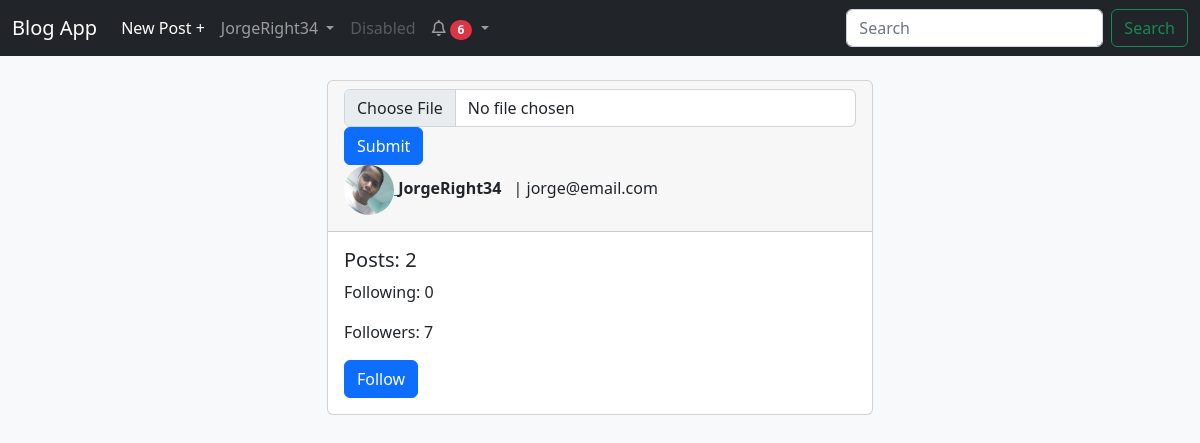
Page /auth/JorgeRight34 (signed in) on the committed database.
### app/models.py (models this page shows, shortened)
class User(UserMixin, db.Model):
    __tablename__ = 'users'
    id = db.Column(db.Integer, primary_key=True)
    email = db.Column(db.String(64), unique=True, index=True)
    username = db.Column(db.String(64), unique=True, index=True)
    password_hash = db.Column(db.String(128))
    profile_pic = db.Column(db.String, default='images/profile photos/default_profile_pic.jpg')
    blogs = db.relationship('Blog', backref='user', cascade='all, delete-orphan')
    comments = db.relationship('Comment', backref='user', cascade='all, delete-orphan')
    followers = db.relationship('Follow', backref='user', foreign_keys='Follow.followed_id', cascade='all, delete-orphan')
    likes = db.relationship('Like', backref='user', cascade='all, delete-orphan')
    notifications = db.relationship('Notification', backref='user', foreign_keys='Notification.user_id', cascade='all, delete-orphan')
    actions = db.relationship('Notification', backref='notificator', foreign_keys='Notification.notificator_id', cascade='all, delete-orphan')
    confirmed = db.Column(db.Boolean, default=False)
    def likes(self, post_id):
        like = Like.query.filter_by(blog_id=post_id, user_id=self.id).first()
        if like:
            return True
        else:
            return False
    @property
    def password(self):
        raise AttributeError('password is not readable')
    def __str__(self):
        return self.username

### app/auth/views.py (the view)
@login_required
@auth.route("/<username>")
def profile(username):
    user = User.query.filter_by(username=username).first()
    posts = Blog.query.filter_by(author=user.id).all()
    return render_template('auth/user.html', user=user, posts=posts)

### app/models.py (called while the page is built)
@login_manager.user_loader
def load_user(user_id):
    return User.query.get(int(user_id))

    def __str__(self):
        return f'{self.action} | {self.date.strftime("%Y-%m-%d %H:%M:%S")}'

### app/templates/auth/user.html (shortened to what this page needs)
{% extends 'base.html' %}
{% from 'macros.html' import render_post_card %}
{% block extra_column %}
{% if user.posts %}
    <div class="container flex-container w-75 p-4">
        <div class="container" >
            {% for post in posts %}
                {{ render_post_card(post, current_user, loop.index) }}
                <br />
            {% endfor %}
        </div>
        <div>
            <div class="card">
                <div class="card-header">
                    {% if current_user.id == user.id %}
                        <form enctype="multipart/form-data" action="{{ url_for('auth.set_profile_pic') }}" method="post">
                            <input type="file" class="form-control" id="profile_pic" name="profile_pic">
                            <button type="submit" class="btn btn-primary">Submit</button>
                        </form>
                    {% endif %}
                    <div class="mb-2">
                        <a href="{{ url_for('auth.profile', username=user) }}" class="text-decoration-none mb-2">
                            <a href="{{ url_for('auth.set_profile_pic') }}">
                                <img src="{{ url_for('static', filename=user.profile_pic) }}" class="profile_pic" style="height: 50px; width: 50px;">
                            </a>
                            <span class="card-title"><b>{{ user }}</b></span>
                            <span class="m-lg-2">
                                | {{ user.email }}
                            </span>
                        </a>
                    </div>
                </div>
                <div class="card-body">
                    <h5 class="card-title">Posts: {{ user.blogs|count }}</h5>
                    <p class="card-text">Following: {{ user.following|count }}</p>
                    <p class="card-text">Followers: {{ user.followers|count }}</p>
                    <a href="{{ url_for('auth.follow', username=user) }}" class="btn btn-primary">Follow</a>
                </div>
            </div>
        </div>
    </div>
{% else %}
<div class="container p-4">
    <div class="card w-50 mx-auto">
        <div class="card-header">
            {% if current_user.id == user.id %}
                <form enctype="multipart/form-data" action="{{ url_for('auth.set_profile_pic') }}" method="post">
                    <input type="file" class="form-control" id="profile_pic" name="profile_pic">
                    <button type="submit" class="btn btn-primary">Submit</button>
                </form>
            {% endif %}
            <div class="mb-2">
                <a href="{{ url_for('auth.profile', username=user) }}" class="text-decoration-none mb-2">
                    <a href="{{ url_for('auth.set_profile_pic') }}">
                        <img src="{{ url_for('static', filename=user.profile_pic) }}" class="profile_pic" style="height: 50px; width: 50px;">
                    </a>
                    <span class="card-title"><b>{{ user }}</b></span>
                    <span class="m-lg-2">
                        | {{ user.email }}
                    </span>
                </a>
            </div>
        </div>
        <div class="card-body">
            <h5 class="card-title">Posts: {{ user.blogs|count }}</h5>
            <p class="card-text">Following: {{ user.following|count }}</p>
            <p class="card-text">Followers: {{ user.followers|count }}</p>
            <a href="{{ url_for('auth.follow', username=user) }}" class="btn btn-primary">Follow</a>
        </div>
    </div>
</div>
{% endif %}
{% endblock extra_column %}

### app/templates/base.html (shortened to what this page needs)
<!DOCTYPE html>
<html>
    <head>
        <link href="https://cdn.jsdelivr.net/npm/bootstrap@5.2.3/dist/css/bootstrap.min.css" rel="stylesheet">
        <link rel="stylesheet" href="https://cdnjs.cloudflare.com/ajax/libs/font-awesome/6.0.0/css/all.min.css">
        <link rel="stylesheet" href="{{ url_for('static', filename='css/styles.css') }}">
    </head>
    <body class="bg-light">
        {% block navbar %}
            <nav class="navbar navbar-expand-lg navbar-dark bg-dark sticky-top">
                <div class="container-fluid">
                    <a class="navbar-brand" href="{{ url_for('main.index') }}">Blog App</a>
                    <div class="collapse navbar-collapse" id="navbarSupportedContent">
                        <ul class="navbar-nav me-auto mb-2 mb-lg-0">
                            {% if current_user.is_authenticated %}
                                <li class="nav-item">
                                    <a class="nav-link active" aria-current="page" href="{{ url_for('blogs.new_post') }}">New Post +</a>
                                </li>
                                <li class="nav-item dropdown">
                                    <a class="nav-link dropdown-toggle" href="#" id="navbarDropdown" role="button" data-bs-toggle="dropdown" aria-expanded="false">
                                    {{ current_user.username }}
                                    </a>
                                </li>
                                <li class="nav-item">
                                    <a class="nav-link disabled">Disabled</a>
                                </li>
                            {% if current_user.is_authenticated %}
                                <li class="nav-item dropdown">
                                    <a class="nav-link dropdown-toggle" href="#" id="notifications" role="button" data-bs-toggle="dropdown" aria-expanded="false">
                                        <i class="fa-regular fa-bell"></i>
                                        {% if current_user.notifications %}
                                            <span class="badge rounded-pill bg-danger text-bg-secondary">{{ current_user.notifications | length }}</span>
                                        {% endif %}
                                    </a>
                                </li>
                            {% endif %}
                            {% endif %}
                        </ul>
                        <form class="d-flex" action="{{ url_for('blogs.search_post') }}">
                            <input class="form-control me-2" name="q" type="search" placeholder="Search" aria-label="Search">
                            <button class="btn btn-outline-success" type="submit">Search</button>
                        </form>
                    </div>
                </div>
            </nav>
        {% endblock navbar %}
        <div class="flex-container">
            {% block extra_column %}
            {% endblock extra_column %}
        </div>
    </body>
</html>

### app/static/css/styles.css (style rules this page uses)
.profile_pic { height: 30px; width: 30px; border-radius: 50%; }
.flex-container { display: flex; flex-direction: row; justify-content: flex-start; align-items: flex-start; }

### rows in the picture
User: username "JorgeRight34", profile_pic (picture), email "jorge@email.com"

### other values in the picture
{{ current_user.notifications | length }} "6"
{{ user.blogs|count }} "2"
{{ user.following|count }} "0"
{{ user.followers|count }} "7"
